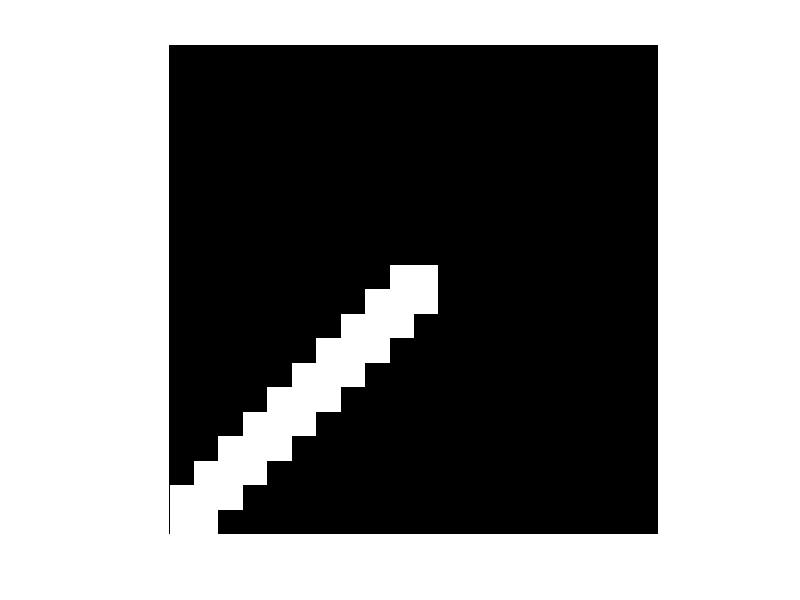

MATLAB code for this plot: (Note: this script raises an error after producing the figure.)
clear all
clearvars

answr1=inputdlg({'Stimtype: 1=Static 2=PixByPix 3=PieceByPiece'},'Enter stimulus drawing type',[1,17] ,{'1'});
opt=str2double(answr1{1});

if opt == 1
     framerate=1;
else
    answr2=inputdlg({'Framerate:'},'Enter Framerate',[1 17],{'5'});
    fra=str2double(answr2{1});
    framerate=fra;
end

if opt == 1
moving0730=fopen([pwd filesep 'Static' filesep '0730-S-Static.txt'],'w');
elseif opt == 2
moving0730=fopen([pwd filesep 'PixByPix' filesep '0730-S-PixByPix-FR' num2str(framerate) '.txt'],'w');
elseif opt == 3
moving0730=fopen([pwd filesep 'PieceByPiece' filesep '0730-S-PieceByPiece-FR' num2str(framerate) '.txt'],'w');
end

img0730=zeros(20,20);
img0730(10:11,10:11)=255;
num=0;
i=11;
j=10;
for x=1:9
    for fr=1:framerate
    img0730(i,j-1)=255;
    img0730(i+1,j-1:j)=255;
        if opt == 2
            fwrite(moving0730, transpose(img0730));
            num=num+1;
        end
        imshow(img0730);
    end
    i=i+1;
    j=j-1;
end

if opt == 1
fwrite(moving0730, transpose(img0730));
imshow(img0730);
end
framecount=num